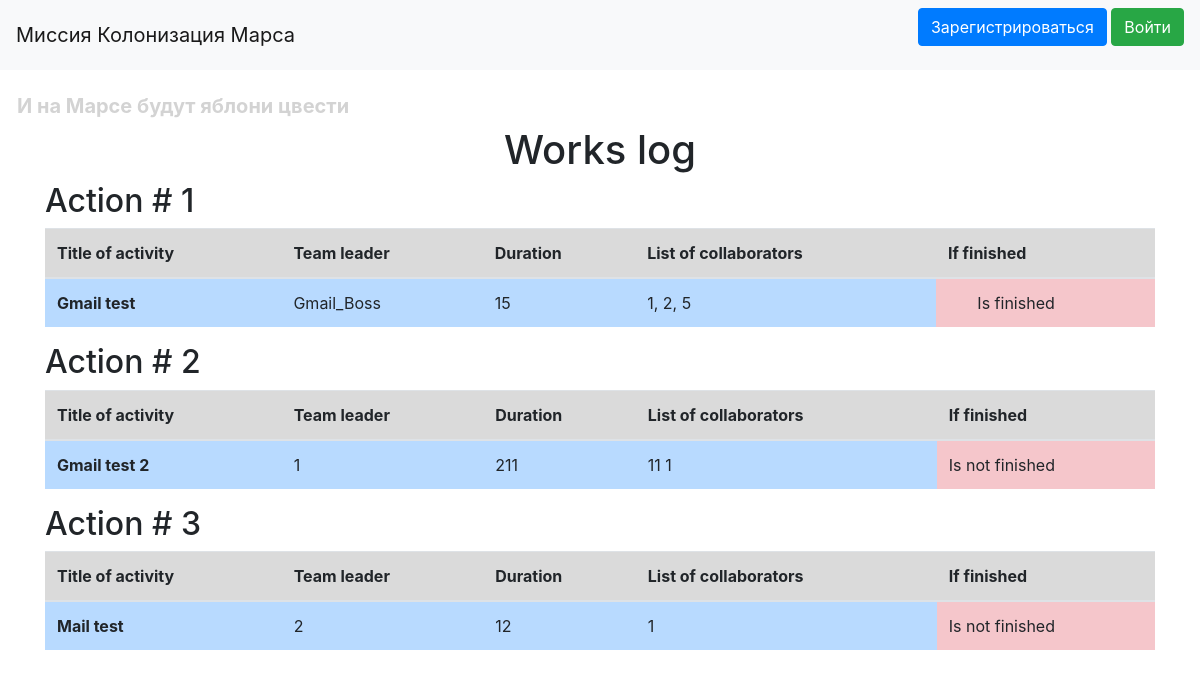
The app's page /, older data.
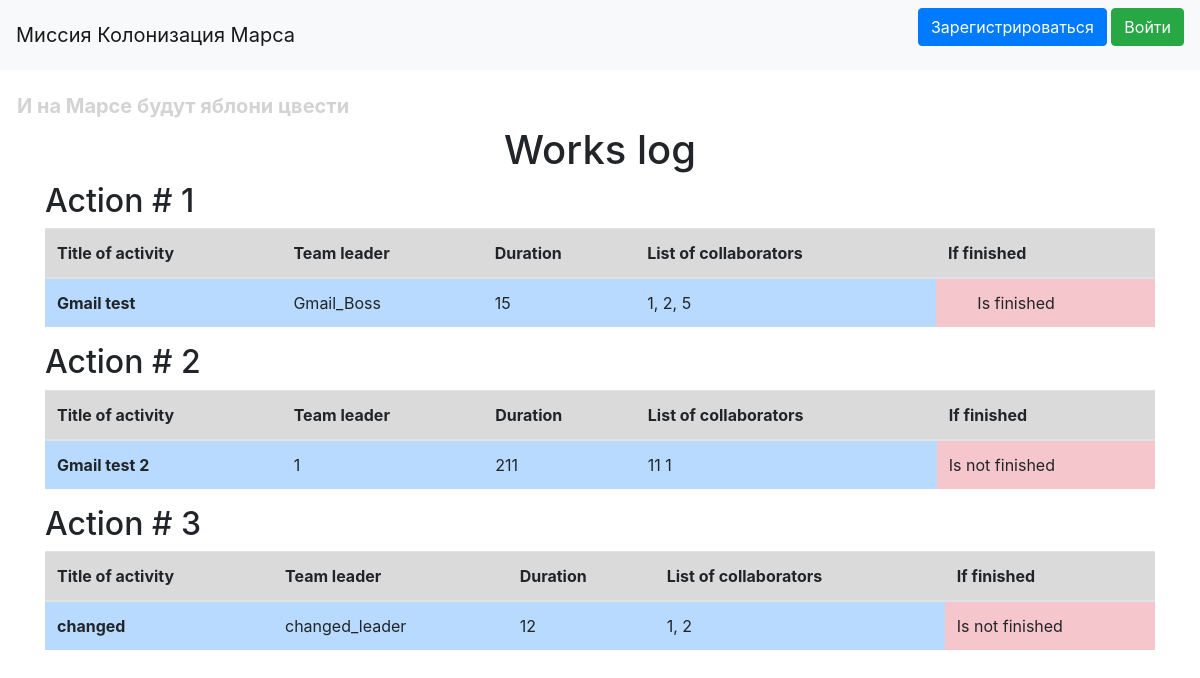
The same page, newer data.
### data/works.py (models this page shows)
class Works(SqlAlchemyBase, SerializerMixin):
    __tablename__ = 'works'
    id = sqlalchemy.Column(sqlalchemy.Integer,
                           primary_key=True, autoincrement=True)
    title_of_activity = sqlalchemy.Column(sqlalchemy.String, default=None)
    team_leader = sqlalchemy.Column(sqlalchemy.String, default=None)
    work_size = sqlalchemy.Column(sqlalchemy.Integer, default=None)
    collaborators = sqlalchemy.Column(sqlalchemy.String, default=None)
    is_finished = sqlalchemy.Column(sqlalchemy.Boolean, default=None)
    user_id = sqlalchemy.Column(sqlalchemy.Integer,
                                sqlalchemy.ForeignKey("users.id"), default=None)
    user = orm.relationship('User')
    categories = orm.relationship("Category",
                                  secondary="association",
                                  backref="works")

### server.py (the view)
@app.route("/")
def index():
    db_sess = db_session.create_session()
    works = db_sess.query(Works)
    db_sess.close()
    return render_template("index.html", works=works)

### data/db_session.py (called while the page is built)
def create_session() -> Session:
    global __factory
    return __factory()

### templates/index.html (shortened to what this page needs)
{% extends "base.html" %}
{% block content %}
<h1 style="text-align: center">Works log</h1>
{% for i in works %}
<h2>Action # {{ i.id}}</h2>
<table class="table">
  <thead>
    <tr class="table-active">
      <th scope="col">Title of activity</th>
      <th scope="col">Team leader</th>
      <th scope="col">Duration</th>
      <th scope="col">List of collaborators</th>
      <th scope="col">If finished</th>
    </tr>
  </thead>
  <tbody>
    <tr>
      <th class="table-primary" scope="row">{{ i.title_of_activity }}</th>
      <td class="table-primary">{{ i.team_leader }}</td>
      <td class="table-primary">{{ i.work_size }}</td>
      <td class="table-primary">{{ i.collaborators }}</td>
      <td class="table-danger">{{ 'ㅤㅤIs finished' if i.is_finished else 'Is not finished' }}</td>
    </tr>
  </tbody>
</table>
{% endfor %}
{% endblock %}

Row changes from the older to the newer data that the page shows:
changed Works id 3: title_of_activity "Mail test" → "changed"; team_leader "2" → "changed_leader"; collaborators "1" → "1, 2"
